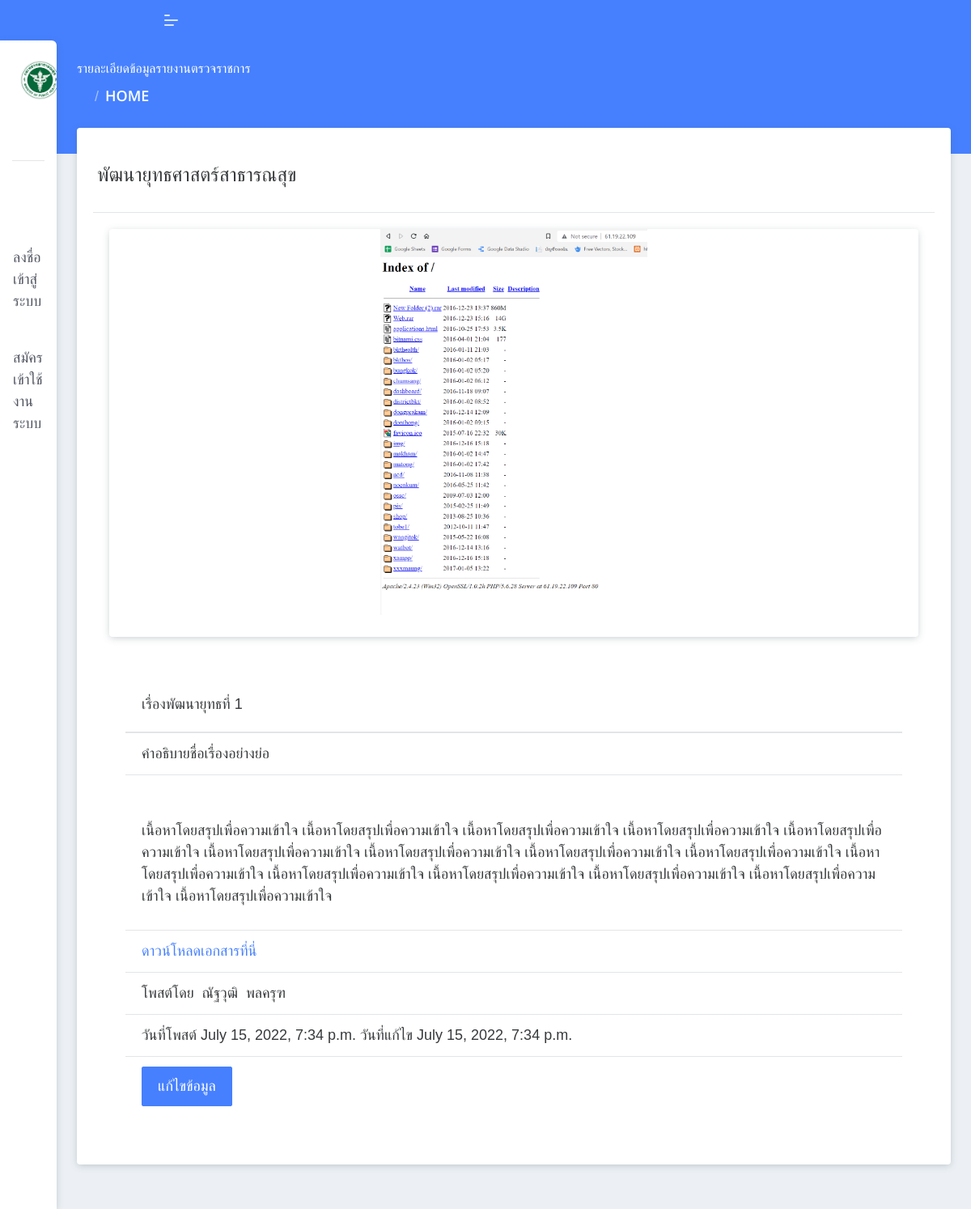
Page /detail/1/ on the earlier database version.
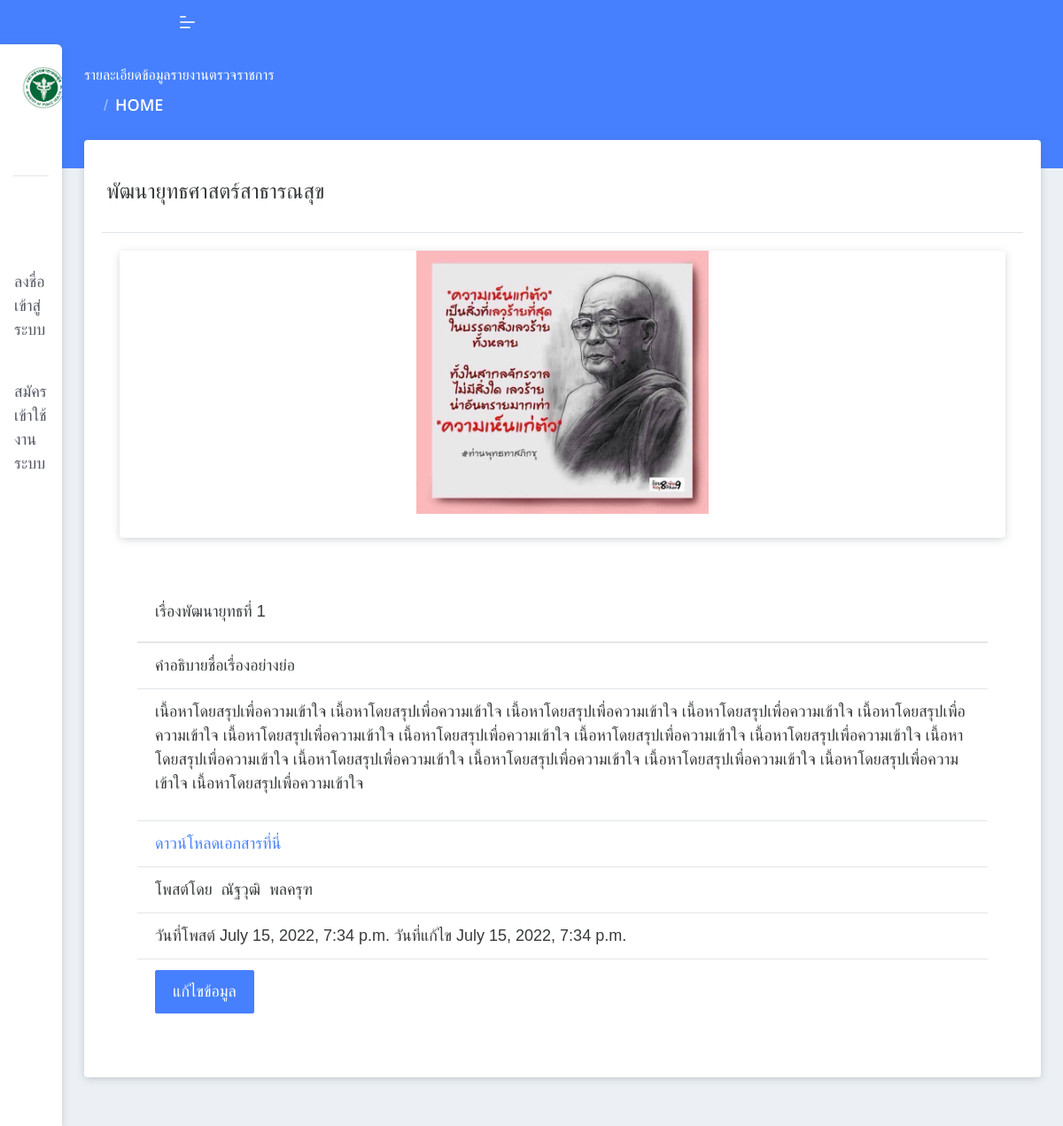
Same page on the later database version.
### main/models.py (models this page shows, shortened)
class Document(models.Model):
    title = models.CharField(max_length=150)
    section = models.ForeignKey(Sectionlist,default=1 ,on_delete=models.CASCADE)
    shortnote = models.CharField(max_length=150)
    content = RichTextUploadingField(blank=True, null=True)
    image = models.ImageField(default='document.png', upload_to='document_image')
    uploadfile = models.FileField('Document',upload_to='document_file')
    user = models.ForeignKey(User, on_delete=models.CASCADE, null=True)
    create_date = models.DateTimeField(auto_now_add=True)
    update_date = models.DateTimeField(auto_now=True)

class Sectionlist(models.Model):
    section_name = models.CharField(max_length=255)
    def __str__(self):
        return self.section_name

### main/views.py (the view)
# urls.py: path('detail/<int:pk>/', DocumentDetailView.as_view(), name='document-detail'),
class DocumentDetailView(DetailView):
    model = Document
    template_name = 'main/document_detail.html'

### main/templates/main/document_detail.html
{% extends 'main/base.html' %}
{% load crispy_forms_tags %}
{% block content %}
<section class="pcoded-main-container">
    <div class="pcoded-content">
        <div class="page-header">
            <div class="page-block">
                <div class="row align-items-center">
                    <div class="col-md-12">
                        <div class="page-header-title">
                            <h5 class="m-b-10"> รายละเอียดข้อมูลรายงานตรวจราชการ</h5>
                        </div>
                        <ul class="breadcrumb">
                            <li class="breadcrumb-item"><a href="{% url 'home' %}"><i class="feather icon-home"></i></a></li>
                            <li class="breadcrumb-item"><a href="{% url 'home' %}">HOME</a></li>
                         </ul>
                    </div>
                </div>
            </div>
        </div>
        <div class="row">
            <div class="col-sm-12">
                <div class="card">
                    <div class="card-body">
                            <div class="card-header">
                                <div class="row">
                                    <legend class="">{{document.section}}</legend>
                                </div>
                            </div>
                            <div class="card-body">
                                <div class="card align-items-center">
                                    <img src="{{document.image.url}}" alt="{{document.title}}" width="330px" ><br>
                                </div>
                                <div class="card-body">
                                    <div class="card-header">
                                        {{document.title}}
                                    </div>
                                    <div class="card-footer">
                                        {{document.shortnote}}
                                    </div>
                                    <div class="card-footer">
                                        {{document.content|safe}}
                                    </div>
                                    <div class="card-footer">
                                        <a href="{{document.uploadfile.url}}">ดาวน์โหลดเอกสารที่นี่</a>
                                    </div>
                                    <div class="card-footer">
                                        โพสต์โดย&nbsp;&nbsp;{{document.user.first_name}}&nbsp;&nbsp;{{document.user.last_name}}
                                    </div>
                                    <div class="card-footer">
                                        วันที่โพสต์&nbsp;{{document.create_date}}&nbsp;วันที่แก้ไข&nbsp;{{document.update_date}}
                                    </div>
                                    <div class="card-footer">
                                        <a href="{% url 'document-update' document.pk %}">
                                            <button class="btn btn-primary" type="submit">แก้ไขข้อมูล</button>
                                        </a>
                                    </div>
                                </div>
                            </div>
                    </div>
                </div>
            </div>
         </div>
{% endblock content %}

Differences in the rows shown:
changed Document "เรื่องพัฒนายุทธที่ 1": image: a different picture
